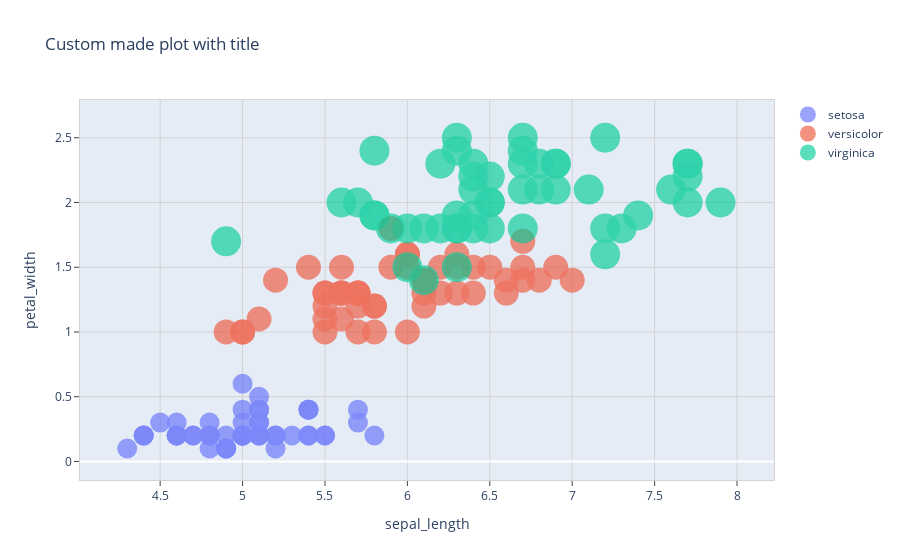

The notebook cell this image was saved under:
### Code cell
# https://plotly.com/python-api-reference/generated/plotly.graph_objects.Scatter.html
import plotly.subplots
import plotly.graph_objects as go

df = px.data.iris()
fig = plotly.subplots.make_subplots(rows=1, cols=1)

col_x, col_y = 'sepal_length', 'petal_width'
for ii,specie in enumerate(df['species'].unique()):
    marker = go.scatter.Marker(
        opacity=0.8, # color='#1f77b4', 
        size=5*ii + 20, # in pixels
        )
    df_plot = df[df['species']==specie]

    fig.add_trace( 
        go.Scatter( 
            x=df_plot[col_x],
            y=df_plot[col_y],
            customdata=df['petal_width'],
            opacity=0.8,
            name=specie, 
            mode='markers',
            hovertemplate = "(%{x:.1f}, %{y:.1f}) petal width: %{customdata}",
            marker = marker
        ), 
        # **position_args
    )
fig.update_layout(
    title_text="Custom made plot with title", showlegend=True, 
    xaxis_title=col_x, yaxis_title=col_y,
    # plot_bgcolor=fmt["background"]["color"]
    # height=_height, width=_width, 
)

axis_options = dict( mirror=True, ticks='outside', showline=True, linecolor='lightgrey', gridcolor='lightgrey')
fig.update_xaxes(**axis_options) 
fig.update_yaxes(**axis_options)
fig.show()

### Figure 1 — Plotly figure (JSON) as saved in the notebook; plotly's stock layout.template omitted (floating-point values rounded to 4 significant figures; data arrays with more than 128 entries replaced by an {"elided": "..."} marker saying what was removed)
{"data": [{"customdata": {"elided": "150 float values"}, "hovertemplate": "(%{x:.1f}, %{y:.1f}) petal width: %{customdata}", "marker": {"opacity": 0.8, "size": 20}, "mode": "markers", "name": "setosa", "opacity": 0.8, "type": "scatter", "x": [5.1, 4.9, 4.7, 4.6, 5, 5.4, 4.6, 5, 4.4, 4.9, 5.4, 4.8, 4.8, 4.3, 5.8, 5.7, 5.4, 5.1, 5.7, 5.1, 5.4, 5.1, 4.6, 5.1, 4.8, 5, 5, 5.2, 5.2, 4.7, 4.8, 5.4, 5.2, 5.5, 4.9, 5, 5.5, 4.9, 4.4, 5.1, 5, 4.5, 4.4, 5, 5.1, 4.8, 5.1, 4.6, 5.3, 5], "y": [0.2, 0.2, 0.2, 0.2, 0.2, 0.4, 0.3, 0.2, 0.2, 0.1, 0.2, 0.2, 0.1, 0.1, 0.2, 0.4, 0.4, 0.3, 0.3, 0.3, 0.2, 0.4, 0.2, 0.5, 0.2, 0.2, 0.4, 0.2, 0.2, 0.2, 0.2, 0.4, 0.1, 0.2, 0.1, 0.2, 0.2, 0.1, 0.2, 0.2, 0.3, 0.3, 0.2, 0.6, 0.4, 0.3, 0.2, 0.2, 0.2, 0.2]}, {"customdata": {"elided": "150 float values"}, "hovertemplate": "(%{x:.1f}, %{y:.1f}) petal width: %{customdata}", "marker": {"opacity": 0.8, "size": 25}, "mode": "markers", "name": "versicolor", "opacity": 0.8, "type": "scatter", "x": [7, 6.4, 6.9, 5.5, 6.5, 5.7, 6.3, 4.9, 6.6, 5.2, 5, 5.9, 6, 6.1, 5.6, 6.7, 5.6, 5.8, 6.2, 5.6, 5.9, 6.1, 6.3, 6.1, 6.4, 6.6, 6.8, 6.7, 6, 5.7, 5.5, 5.5, 5.8, 6, 5.4, 6, 6.7, 6.3, 5.6, 5.5, 5.5, 6.1, 5.8, 5, 5.6, 5.7, 5.7, 6.2, 5.1, 5.7], "y": [1.4, 1.5, 1.5, 1.3, 1.5, 1.3, 1.6, 1, 1.3, 1.4, 1, 1.5, 1, 1.4, 1.3, 1.4, 1.5, 1, 1.5, 1.1, 1.8, 1.3, 1.5, 1.2, 1.3, 1.4, 1.4, 1.7, 1.5, 1, 1.1, 1, 1.2, 1.6, 1.5, 1.6, 1.5, 1.3, 1.3, 1.3, 1.2, 1.4, 1.2, 1, 1.3, 1.2, 1.3, 1.3, 1.1, 1.3]}, {"customdata": {"elided": "150 float values"}, "hovertemplate": "(%{x:.1f}, %{y:.1f}) petal width: %{customdata}", "marker": {"opacity": 0.8, "size": 30}, "mode": "markers", "name": "virginica", "opacity": 0.8, "type": "scatter", "x": [6.3, 5.8, 7.1, 6.3, 6.5, 7.6, 4.9, 7.3, 6.7, 7.2, 6.5, 6.4, 6.8, 5.7, 5.8, 6.4, 6.5, 7.7, 7.7, 6, 6.9, 5.6, 7.7, 6.3, 6.7, 7.2, 6.2, 6.1, 6.4, 7.2, 7.4, 7.9, 6.4, 6.3, 6.1, 7.7, 6.3, 6.4, 6, 6.9, 6.7, 6.9, 5.8, 6.8, 6.7, 6.7, 6.3, 6.5, 6.2, 5.9], "y": [2.5, 1.9, 2.1, 1.8, 2.2, 2.1, 1.7, 1.8, 1.8, 2.5, 2, 1.9, 2.1, 2, 2.4, 2.3, 1.8, 2.2, 2.3, 1.5, 2.3, 2, 2, 1.8, 2.1, 1.8, 1.8, 1.8, 2.1, 1.6, 1.9, 2, 2.2, 1.5, 1.4, 2.3, 2.4, 1.8, 1.8, 2.1, 2.4, 2.3, 1.9, 2.3, 2.5, 2.3, 1.9, 2, 2.3, 1.8]}], "layout": {"showlegend": true, "title": {"text": "Custom made plot with title"}, "xaxis": {"anchor": "y", "domain": [0, 1], "gridcolor": "lightgrey", "linecolor": "lightgrey", "mirror": true, "showline": true, "ticks": "outside", "title": {"text": "sepal_length"}}, "yaxis": {"anchor": "x", "domain": [0, 1], "gridcolor": "lightgrey", "linecolor": "lightgrey", "mirror": true, "showline": true, "ticks": "outside", "title": {"text": "petal_width"}}}}
